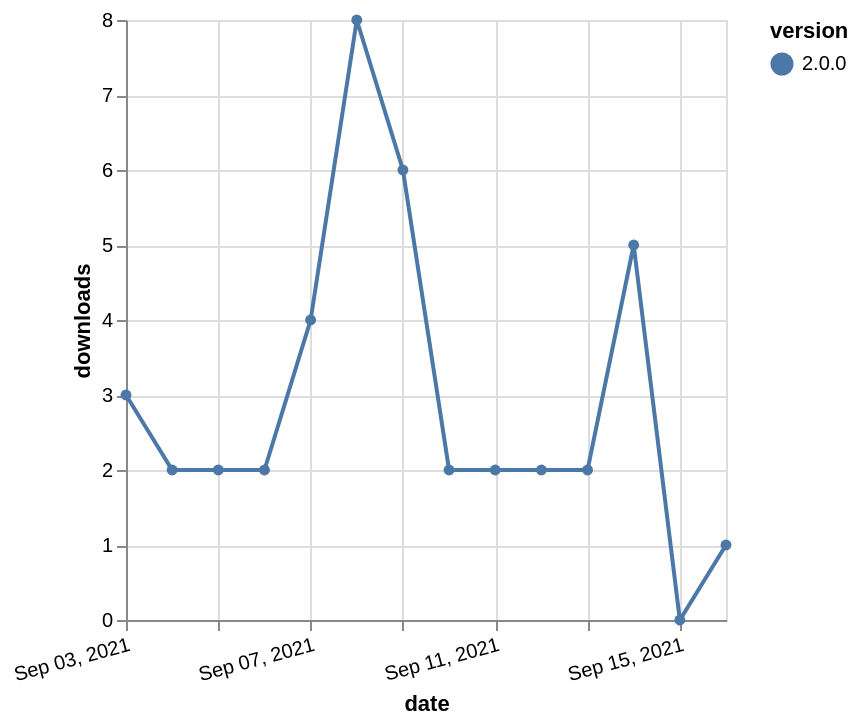

Specify this chart in Vega-Lite:
### Vega-Lite specification from a JSON file in a GitHub repository (floating-point values rounded to 4 significant figures)
{"$schema": "https://vega.github.io/schema/vega-lite/v5.json", "description": "A simple bar chart with embedded data.", "data": {"values": [{"date": "2021-09-03", "total": 1724, "delta": 3, "version": "2.0.0"}, {"date": "2021-09-04", "total": 1726, "delta": 2, "version": "2.0.0"}, {"date": "2021-09-05", "total": 1728, "delta": 2, "version": "2.0.0"}, {"date": "2021-09-06", "total": 1730, "delta": 2, "version": "2.0.0"}, {"date": "2021-09-07", "total": 1734, "delta": 4, "version": "2.0.0"}, {"date": "2021-09-08", "total": 1742, "delta": 8, "version": "2.0.0"}, {"date": "2021-09-09", "total": 1748, "delta": 6, "version": "2.0.0"}, {"date": "2021-09-10", "total": 1750, "delta": 2, "version": "2.0.0"}, {"date": "2021-09-11", "total": 1752, "delta": 2, "version": "2.0.0"}, {"date": "2021-09-12", "total": 1754, "delta": 2, "version": "2.0.0"}, {"date": "2021-09-13", "total": 1756, "delta": 2, "version": "2.0.0"}, {"date": "2021-09-14", "total": 1761, "delta": 5, "version": "2.0.0"}, {"date": "2021-09-15", "total": 1761, "delta": 0, "version": "2.0.0"}, {"date": "2021-09-16", "total": 1762, "delta": 1, "version": "2.0.0"}]}, "width": "container", "mark": {"type": "line", "point": {"filled": true}}, "encoding": {"x": {"field": "date", "type": "temporal", "timeUnit": "yearmonthdate", "title": "date", "axis": {"labelAngle": -15}}, "y": {"field": "delta", "type": "quantitative", "title": "downloads"}, "color": {"field": "version", "type": "nominal"}, "tooltip": {"field": "delta"}}}
